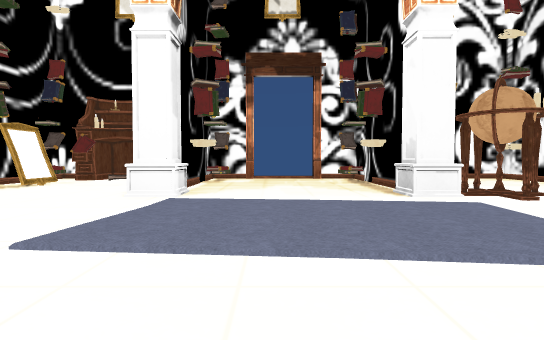
View 1 (above)

13 first-person views from a walk through a scene from a Unity 3-D project. The camera is 0.4 m above the floor, tilts 2° down and sees 80° across. The floor is counted in squares, 1 m on a side. Each view is taken from the middle of a square. On the plan, view 1 faces up. The plan holds only what a view shows up to about 9 squares ahead; the rest is blank. Some surface patterns are stand-ins.

View 2
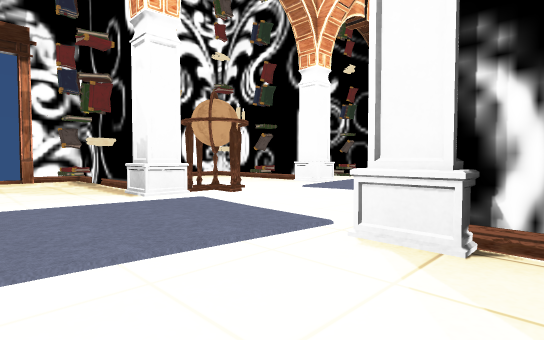

View 3
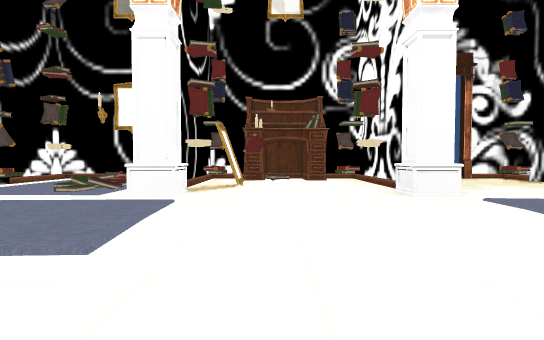

View 4
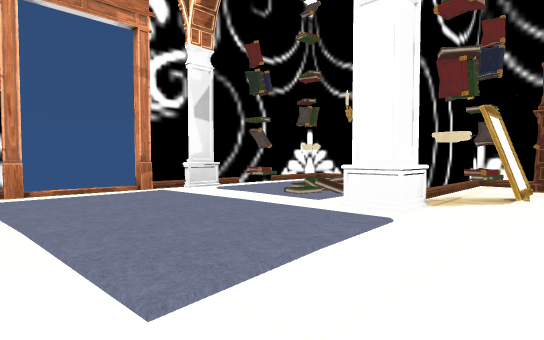

View 5
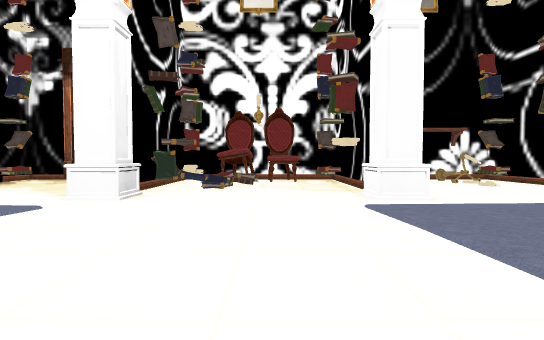

View 6
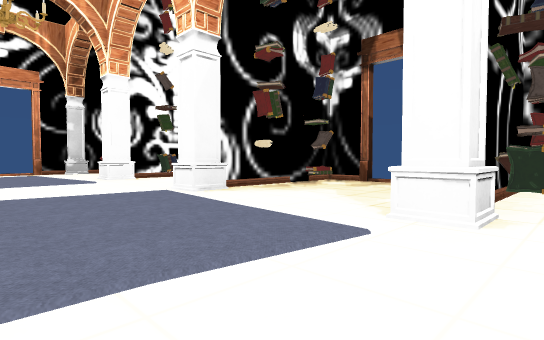

View 7
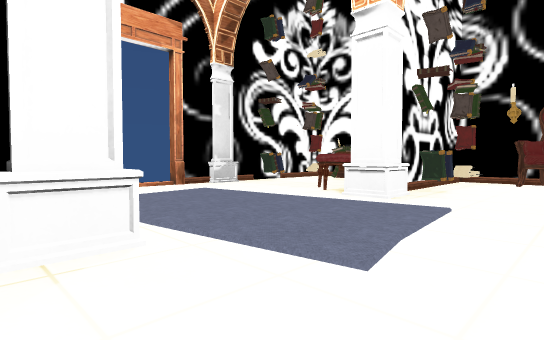

View 8
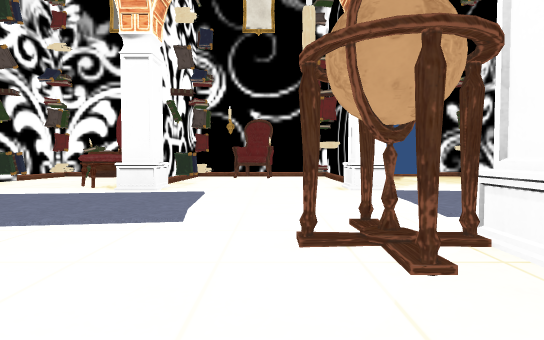

View 9
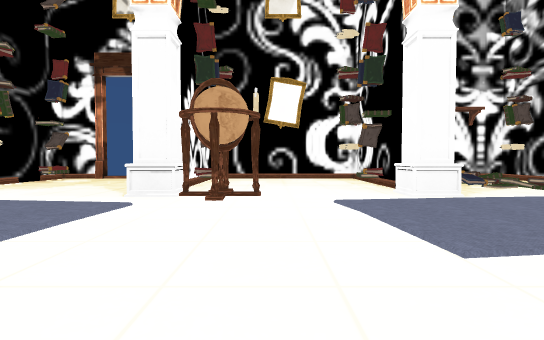

View 10
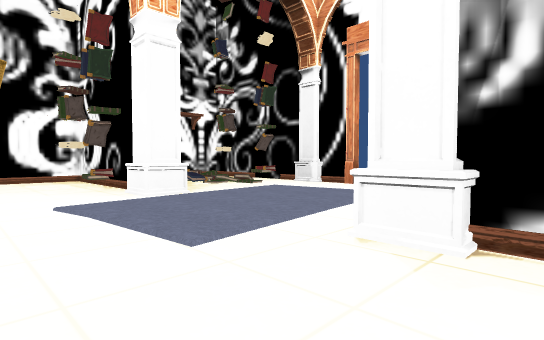

View 11
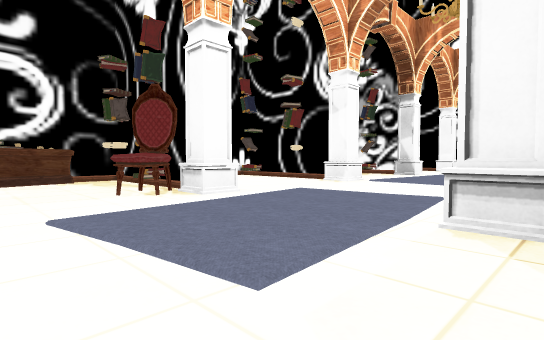

View 12
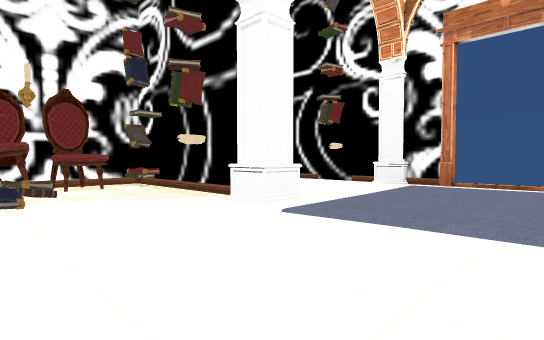

View 13
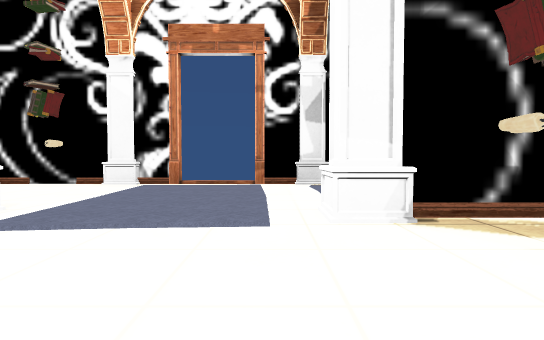

### Floor plan
Points are (right, up) in squares from view 1. A wall is a line through its corners. A room is listed if a view was taken in it or the views show most of it. See-through windows are left out.
Room 1 (views 1, 2, 3, 4, 5, 6, 7, 8, 9, 10, 11, 12, 13)
walls: (-1, 3.4) (-1.5, 3.4); (-1.3, 3.4) (-1.3, 6.5); (1.7, 3.4) (1.7, 6.6); (2, 3.9) (2, 3.4) (1.5, 3.4) (1.5, 4); (1.8, 0.4) (1.8, -1.4); (1.5, 0.2) (1.5, 0.9) (2, 0.9) (2, 0.4); (-0.3, 6.5) (-2, 6.5); (-1.2, -0.4) (-1.2, -1.4); (-1.2, 6.6) (-1.2, 3.4); (1.8, 6.5) (1.8, 5.4); (-4, 4) (-4, 3.4) (-4.5, 3.4); (-1.3, -1.4) (-1.3, -0.5); (1.7, -1.5) (1.7, 0.9); (-3.5, 6.5) (-4.3, 6.5); (-4.5, 0.9) (-4, 0.9) (-4, 0.4); (4.9, 3.9) (4.9, 3.4) (4.5, 3.4) (4.5, 4.5); (-4.2, 0.2) (-4.2, -1.4); (4.5, 5.4) (4.5, 6.5) (0.7, 6.5); (3.5, -2.3) (7.6, -2.3) (7.6, 1.6); (4.9, -1.2) (4.9, -2); (-5.8, 6.5) (-7.2, 6.5) (-7.2, 2.6); (4.5, -2.2) (4.5, -0.4); (-7.2, 1.6) (-7.2, -1.5); (7.6, 2.6) (7.6, 6.5) (6.6, 6.5)
low walls: (-1, 3.9) (-1, 3.4); (-1.5, 3.4) (-1.5, 3.9); (-4.2, 4.5) (-4.2, 3.9)
ways out: opening at (-5.5, -0.5); opening at (0.5, -1); opening at (3, -1); gap at (8, 3)
objects: bookshelf (-7, 5); other object (-6, -1); rug (-6, 4) to (-5, 5); bookshelf (-5, 5) to (-5, 6); other object (-4, 5); bookshelf (-4, 6); chair (-3, -2) to (-3, -1); desk (-3, 6) to (-3, 7); chair (-2, -2) to (-2, -1); bookshelf (-2, 0); bookshelf (-2, 5) to (-2, 6); bookshelf (-1, 0); bookshelf (-1, 6); bookshelf (1, 0); other object (1, 3); bookshelf (1, 5) to (1, 6); rug (2, 3); bookshelf (2, 5); other object (3, -1); bookshelf (4, 0); bookshelf (4, 5) to (4, 6); bookshelf (5, 0); bookshelf (5, 5) to (6, 5); other object (6, -2); chair (6, 0); bookshelf (7, 0); other object (7, 5); bookshelf (7, 6)

Positions as (right, up) in squares from view 1, and headings:
1: (0, 0), facing up
2: (0, 0), facing up-right
3: (-3, 0), facing up
4: (-3, 1), facing up-left
5: (-3, 4), facing down
6: (-2, 3), facing down-right
7: (3, 4), facing down-right
8: (3, 5), facing down
9: (3, 0), facing up
10: (3, 0), facing up-right
11: (7, 4), facing down-left
12: (-2, 3), facing down-left
13: (-2, 3), facing left
